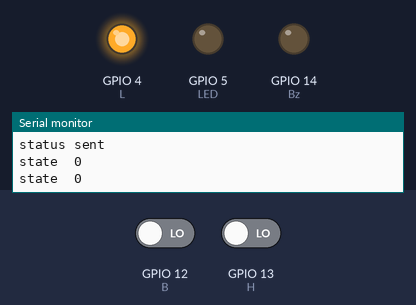
Bench run of a sketch on a simulated ESP8266 (NodeMCU). Parts: output pins drawn as LEDs (lit = HIGH), the last lines printed to the serial monitor. Inputs (shaded band) come from the test bench; at power-on: GPIO 12 (B) LOW, GPIO 13 (H) LOW. WiFi joins after 1.5 s; servers stay silent unless stated; no MQTT or app messages arrive unless stated.

Above: at 1.2 s.
1.3 s: GPIO 12 (B) driven HIGH
At 2.5 s:
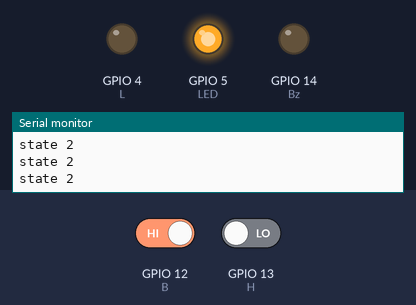
3.0 s: GPIO 12 (B) driven LOW
At 4.0 s:
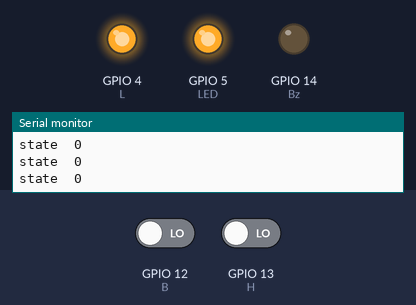
4.8 s: GPIO 13 (H) driven HIGH
At 5.2 s:
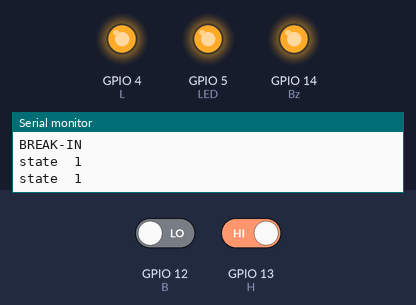
Timing chart, 0 to 7.8 s (numbered marks = the images above; inputs shaded):
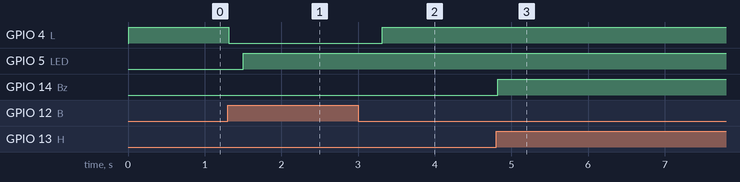

Measured:
- after the input at 1.3 s, GPIO 4 (L): HIGH → LOW at once
- after the input at 3.0 s, GPIO 4 (L): LOW → HIGH after 0.32 s
- after the input at 4.8 s, GPIO 14 (Bz): LOW → HIGH at once

The sketch:

doorlock.ino
```cpp
#include <ESP8266WiFi.h>
#include <Ticker.h>
#include <AsyncMqttClient.h>
#include <ArduinoJson.h>

const char* DOORTOPIC = "college/office/doorlock" ;


#define WIFI_SSID  "Astral Presence"
#define WIFI_PASSWORD  "AstralDev108"

//#define WIFI_SSID "crazybee"
//#define WIFI_PASSWORD "12345678"


#define MQTT_HOST IPAddress(192,168,1,110)

//#define MQTT_HOST "www.mqtt-dashboard.com"
#define MQTT_PORT 1883


#define H 13//Hall sensor
#define B 12 //Button Input
#define Bz 14 //Buzzer
#define L 4 //Lock
#define LED 5

enum State_enum {POWER_ON, S0 , S1 , S2, S3, BB};

void state_machine_run(int);
int read_input();
uint8_t state = S0;
boolean BREAKINFLAG = false;
int valB;
int valH;
int valH1;
int valM=0;
int valI=0;
int msgValue;
int l;
int bz;


unsigned long tstateBB = 0;
unsigned long tstate2 = 0;
unsigned long tstate3 = 0;
unsigned long now;


AsyncMqttClient mqttClient;
Ticker mqttReconnectTimer;
WiFiEventHandler wifiConnectHandler;
WiFiEventHandler wifiDisconnectHandler;
Ticker wifiReconnectTimer;


void connectToWifi() {
  Serial.println("Connecting to Wi-Fi...");
  WiFi.begin(WIFI_SSID, WIFI_PASSWORD);
}

void onWifiConnect(const WiFiEventStationModeGotIP& event) {
  Serial.println("Connected to Wi-Fi.");
  digitalWrite(LED,HIGH);
  connectToMqtt();
}

void onWifiDisconnect(const WiFiEventStationModeDisconnected& event) {
  Serial.println("Disconnected from Wi-Fi.");
  digitalWrite(LED,LOW);
  mqttReconnectTimer.detach(); // ensure we don't reconnect to MQTT while reconnecting to Wi-Fi

  wifiReconnectTimer.once(2, connectToWifi);
}

void connectToMqtt() {
 Serial.println("Connecting to MQTT...");
  mqttClient.connect();
}

void onMqttConnect(bool sessionPresent){
  Serial.println("Connected to MQTT.");
  mqttClient.subscribe(DOORTOPIC, 0);
}

void onMqttDisconnect(AsyncMqttClientDisconnectReason reason){
  Serial.println("Disconnected from MQTT.");
 if (WiFi.isConnected()){
    mqttReconnectTimer.once(2, connectToMqtt);
  }
}

void onMqttMessage(char* topic, char* payload, AsyncMqttClientMessageProperties properties, size_t len, size_t index, size_t total) {


const size_t capacity = JSON_OBJECT_SIZE(1) + 15;
DynamicJsonBuffer jsonBuffer(capacity);
JsonObject& root = jsonBuffer.parseObject(payload);
String value = root["door"].as<String>();
Serial.println(value);
 if (value=="open")  {
Serial.println("openrequest");
      if(BREAKINFLAG){
        state = POWER_ON;
        powerOn();
        BREAKINFLAG = false;
        }

    valM = 1;
  }


 }


void setup() {


  wifiConnectHandler = WiFi.onStationModeGotIP(onWifiConnect);
  wifiDisconnectHandler = WiFi.onStationModeDisconnected(onWifiDisconnect);
  mqttClient.onConnect(onMqttConnect);
  mqttClient.onDisconnect(onMqttDisconnect);
  mqttClient.onMessage(onMqttMessage);
  mqttClient.setServer(MQTT_HOST, MQTT_PORT);

  connectToWifi();


  Serial.begin(115200);
  delay(10);

  pinMode(H, INPUT);
  pinMode(B, INPUT);
  pinMode(Bz, OUTPUT);
  pinMode(L, OUTPUT);
  pinMode(LED, OUTPUT);
state = POWER_ON;
powerOn();
now = millis();

}

void loop()
{

  if(!BREAKINFLAG){
  if(millis()-now>1000){
    Serial.println("status sent");
    now = millis();
     sendStatus();
    }


    }

// read_input();

 state_machine_run(read_input());
  delay(100);


}

void state_machine_run(int input_state)
{
  switch (state)
  {


    case POWER_ON:

       Serial.println("power on state");

        if(input_state == 2){
          state_Szero();
          state = S0;

          }


    break;


    case S0:
   Serial.println("state  0");
      if (input_state == 0 || input_state == 1) {
        tstate2 = millis();
        state_Stwo();

        state = S2;
      }
      else if (input_state == 2) {
        state_Szero();
        state = S0;
      }
      else if (input_state == 3) {
        state_Sone();
        state = S1;
      }
      break;

    case S1:
     Serial.println("state  1");
      if(!BREAKINFLAG){
       mqttClient.publish(DOORTOPIC, 0, false, "{\"door\":\"break-In\"}");

      Serial.println("BREAK-IN");


      BREAKINFLAG = true;
    }
      break;

    case S2:

      Serial.println("state 2");


      if (input_state == 0 || input_state == 1) {
        state_Stwo();
        state = S2;
      } else if (millis() > tstate2 + 2000) {
        state_Sthree();
        state = S3;
        tstate3 = millis();
      }

      break;

    case S3:

     Serial.println(" state 3 ");


      if (input_state == 0 || input_state == 1) {
        state_Stwo();
        state = S2;
        }
      else if (input_state == 2) {
        state_Szero();
        state = S0;
        }
        else if (millis() > tstate3 + 4000) {
        buzzerOn();
        tstateBB = millis();
        state = BB;
      }

      break;

    case BB:
      Serial.println("State BB");
      if (input_state == 2) {
        state_Szero();
        state = S0;
      }
      else if (millis() > tstateBB + 2000) {
        buzzOff();
      }
      break;
  }
}


void state_Szero()
{
  digitalWrite(L, HIGH);
  digitalWrite(Bz, LOW);

}

void state_Sone()
{
  digitalWrite(L, HIGH);
  digitalWrite(Bz, HIGH);

}

void state_Stwo()
{
digitalWrite(L, LOW);
digitalWrite(Bz, LOW);
}

void state_Sthree()
{
  digitalWrite(L,HIGH);
  digitalWrite(Bz, LOW);

}


void powerOn(){

  digitalWrite(Bz, LOW);
   digitalWrite(L,  HIGH);
  }
void buzzerOn()
{
digitalWrite(Bz, HIGH);
}

void buzzOff() {
digitalWrite(Bz, LOW);
}


int read_input()
{
  valB = digitalRead(B);
  valH = digitalRead(H);

 if (valB == 1 || valM == 1 )
  {
    valM = valM ? 0 : 1;
    valI = 1;
  }
  else
    valI = 0;


  if ( valI == 1 && valH == 0) {
    return 0;
  }
  else if ( valI == 1 && valH == 1) {
    return 1;
  }
  else if ( valI == 0 && valH == 0) {
    return 2;
  }
  else if ( valI == 0 && valH == 1) {
    return 3;
  }

}


void sendStatus(){

int h = digitalRead(H);
int l = digitalRead(L);


if(h || !l){
    mqttClient.publish(DOORTOPIC, 0, false, "{\"door\":\"opened\"}");


  }
  else if(!h && l ){

    mqttClient.publish(DOORTOPIC, 0, false, "{\"door\":\"closed\"}");

    }
}
```
